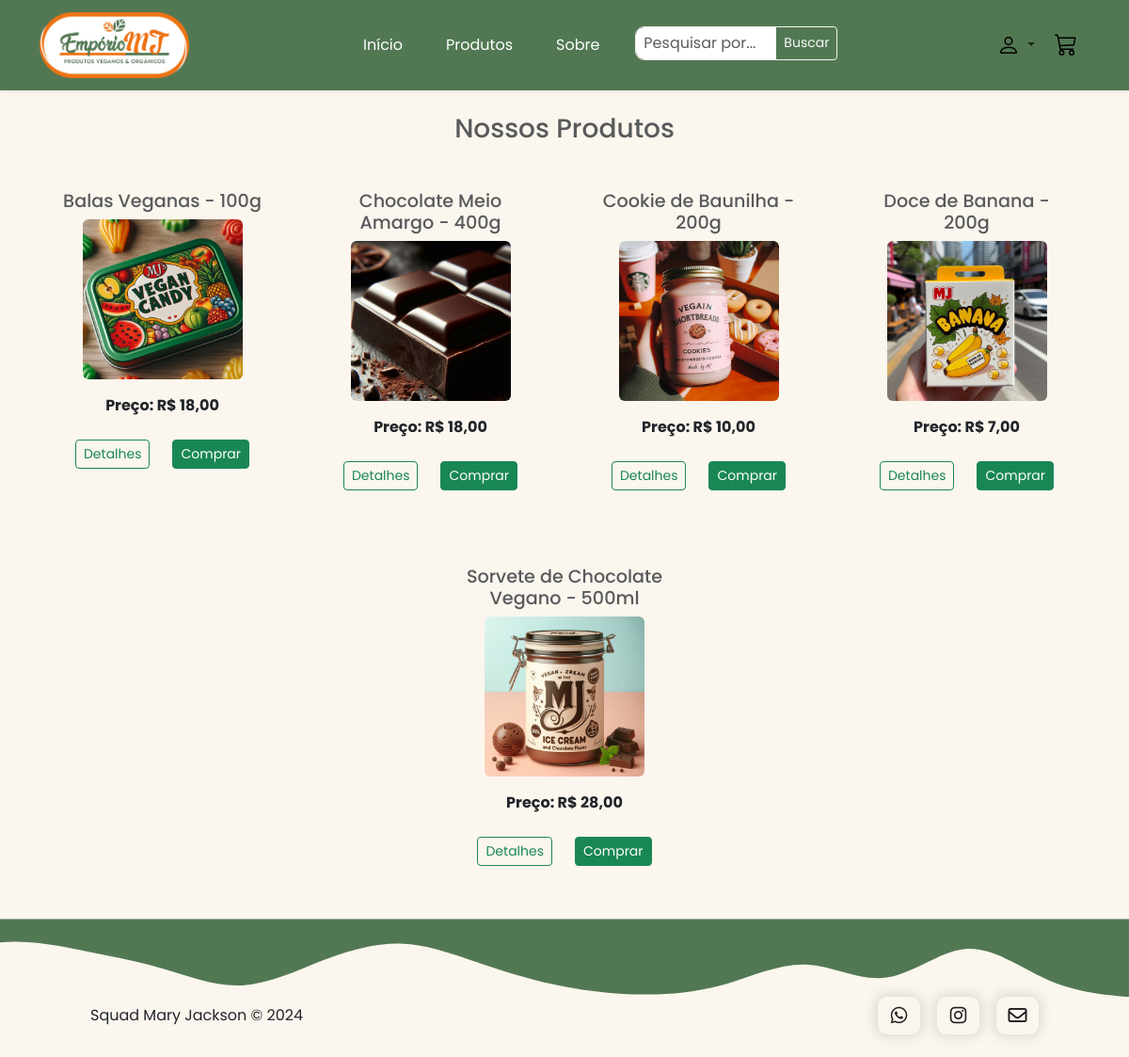
The app's page /produtos/?categoria=geleias-cookies-doces-de-fruta-chocolate-bombons with its own data.
### app_MJ/models.py (models this page shows, shortened)
class Produto(models.Model):
    nome_produto = models.CharField(max_length=200, default='')
    categoria = models.ForeignKey(Categoria, on_delete=models.CASCADE, default=1)
    descricao = models.TextField()
    quantidade = models.IntegerField(default=0)
    imagem = models.ImageField(upload_to="", null=True, blank=True)
    preco = models.DecimalField(max_digits=5, decimal_places=2)
    data_produto = models.DateTimeField(default=datetime.now, blank=True)

### app_MJ/views.py (the view)
# urls.py: path('produtos/', produtos, name='produtos'),
def produtos(request):
    categoria_slug = request.GET.get('categoria', None)
    categoria = None
    if categoria_slug:
        print(categoria_slug)
        categoria = get_object_or_404(Categoria, slug=categoria_slug)
        produtos = Produto.objects.filter(categoria=categoria).order_by('nome_produto')
    else:
        produtos = Produto.objects.all().order_by('nome_produto')
    return render(request, 'produtos.html', {'produtos': produtos})

### templates/produtos.html (shortened to what this page needs)
{% extends 'base.html' %}
{% block content %}
<div class="container ">
    <h3 class="text-muted text-center mb-4 mt-4">Nossos Produtos</h3>
    {% if produtos %}
    <div class="row justify-content-center">
        {% for produto in produtos %}
        <div class="col-md-3 mb-5 mt-2">
            <div class="card bg-transparent border-0">
                <div class="card-body text-center">
                    <h4 class="card-title text-muted" style="font-size: 1.2rem;">{{ produto.nome_produto }}</h4>
                    <img src="{{ produto.imagem.url }}" class="card-img-top mx-auto d-block mb-3 rounded" alt="{{ produto.nome_produto }}" style="max-width: 170px; margin-bottom: -15px; border-radius: 8px;">
                    <p class="card-text"><strong class="font-size-lg">Preço: R$ {{ produto.preco }}</strong></p>
                </div>
                <div class="card-footer text-center d-flex justify-content-center bg-transparent border-0 ">
                    <div class="me-4">
                        <a href="{% url 'produto_detalhe' produto.id %}" class="btn btn-outline-success btn-sm text-decoration-none">Detalhes</a>
                    </div>
                    <div>
                        <form action="{% url 'adicionar_produto_carrinho' produto.id %}" method="post">
                            <button type="submit" class="btn btn-success btn-sm">Comprar</button>
                        </form>
                    </div>
                </div>
            </div>
        </div>
        {% endfor %}
    </div>
    {% else %}
    <p class="no-product text-center">Nenhum produto encontrado.</p>
    {% endif %}
</div>
{% endblock %}

### static/css/color.css (style rules this page uses)
:root { --green: #527853; --dark-orange: #ee7214; --light-orange: #f7b787; --salmon: #f9e8d9; --black: #000; --white: #fff; --light-blue: #007bff; }

### static/css/style.css (style rules this page uses)
* { font-family: 'Poppins', sans-serif; margin: 0; padding: 0; box-sizing: border-box; }
html,body { overflow-x: hidden; }
body { background-color:#F9E8D9; min-width: 372px; }

### records on screen
Produto: nome_produto "Balas Veganas - 100g", imagem (picture), preco "18,00"
Produto: nome_produto "Chocolate Meio Amargo - 400g", imagem (picture), preco "18,00"
Produto: nome_produto "Cookie de Baunilha - 200g", imagem (picture), preco "10,00"
Produto: nome_produto "Doce de Banana - 200g", imagem (picture), preco "7,00"
Produto: nome_produto "Sorvete de Chocolate Vegano - 500ml", imagem (picture), preco "28,00"
